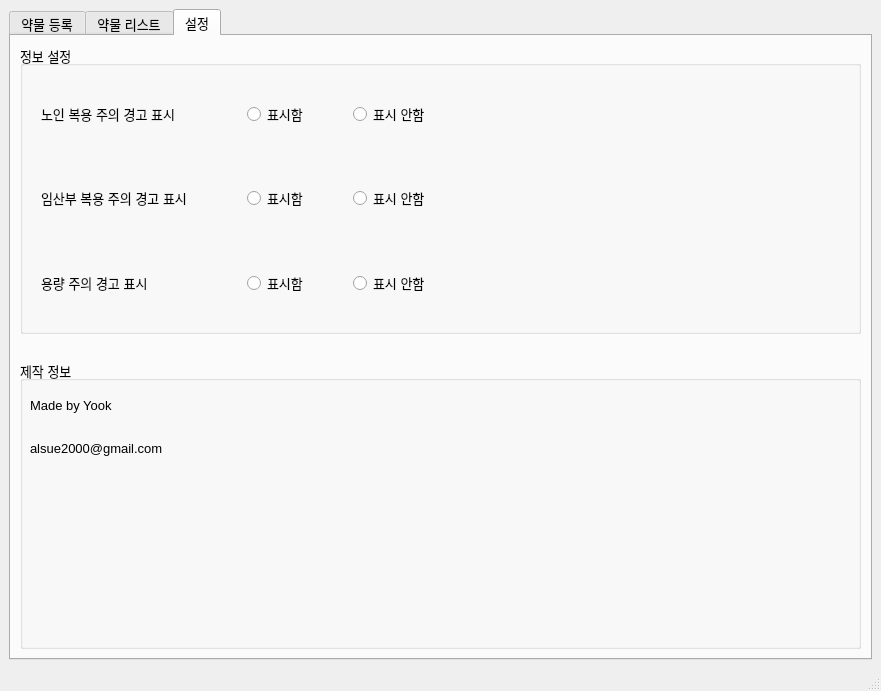
<?xml version="1.0" encoding="UTF-8"?>
<ui version="4.0">
 <class>MainWindow</class>
 <widget class="QMainWindow" name="MainWindow">
  <property name="geometry">
   <rect>
    <x>0</x>
    <y>0</y>
    <width>881</width>
    <height>691</height>
   </rect>
  </property>
  <property name="windowTitle">
   <string>MainWindow</string>
  </property>
  <widget class="QWidget" name="centralwidget">
   <layout class="QGridLayout" name="gridLayout_2">
    <item row="0" column="0">
     <layout class="QGridLayout" name="gridLayout">
      <item row="0" column="0">
       <widget class="QTabWidget" name="tabWidget">
        <property name="font">
         <font>
          <pointsize>10</pointsize>
         </font>
        </property>
        <property name="currentIndex">
         <number>2</number>
        </property>
        <widget class="QWidget" name="tabDrugRegister">
         <attribute name="title">
          <string>약물 등록</string>
         </attribute>
         <layout class="QGridLayout" name="gridLayout_5">
          <item row="0" column="0">
           <layout class="QGridLayout" name="gridLayout_13">
            <item row="0" column="0">
             <widget class="QGroupBox" name="groupBox">
              <property name="sizePolicy">
               <sizepolicy hsizetype="Fixed" vsizetype="Expanding">
                <horstretch>0</horstretch>
                <verstretch>0</verstretch>
               </sizepolicy>
              </property>
              <property name="minimumSize">
               <size>
                <width>280</width>
                <height>0</height>
               </size>
              </property>
              <property name="maximumSize">
               <size>
                <width>280</width>
                <height>16777215</height>
               </size>
              </property>
              <property name="font">
               <font>
                <pointsize>10</pointsize>
               </font>
              </property>
              <property name="title">
               <string>약물 검색</string>
              </property>
              <layout class="QGridLayout" name="gridLayout_15">
               <item row="0" column="0">
                <layout class="QVBoxLayout" name="verticalLayout_2">
                 <property name="spacing">
                  <number>10</number>
                 </property>
                 <property name="leftMargin">
                  <number>20</number>
                 </property>
                 <property name="topMargin">
                  <number>40</number>
                 </property>
                 <property name="rightMargin">
                  <number>20</number>
                 </property>
                 <property name="bottomMargin">
                  <number>40</number>
                 </property>
                 <item>
                  <spacer name="verticalSpacer_2">
                   <property name="orientation">
                    <enum>Qt::Vertical</enum>
                   </property>
                   <property name="sizeHint" stdset="0">
                    <size>
                     <width>20</width>
                     <height>40</height>
                    </size>
                   </property>
                  </spacer>
                 </item>
                 <item alignment="Qt::AlignHCenter">
                  <widget class="QTextEdit" name="TextEditDrugSearch">
                   <property name="sizePolicy">
                    <sizepolicy hsizetype="Fixed" vsizetype="Fixed">
                     <horstretch>0</horstretch>
                     <verstretch>0</verstretch>
                    </sizepolicy>
                   </property>
                   <property name="minimumSize">
                    <size>
                     <width>200</width>
                     <height>30</height>
                    </size>
                   </property>
                   <property name="maximumSize">
                    <size>
                     <width>180</width>
                     <height>30</height>
                    </size>
                   </property>
                  </widget>
                 </item>
                 <item>
                  <spacer name="verticalSpacer">
                   <property name="orientation">
                    <enum>Qt::Vertical</enum>
                   </property>
                   <property name="sizeType">
                    <enum>QSizePolicy::Fixed</enum>
                   </property>
                   <property name="sizeHint" stdset="0">
                    <size>
                     <width>20</width>
                     <height>60</height>
                    </size>
                   </property>
                  </spacer>
                 </item>
                 <item alignment="Qt::AlignHCenter">
                  <widget class="QPushButton" name="buttonSearchDrug">
                   <property name="sizePolicy">
                    <sizepolicy hsizetype="Fixed" vsizetype="Fixed">
                     <horstretch>0</horstretch>
                     <verstretch>0</verstretch>
                    </sizepolicy>
                   </property>
                   <property name="minimumSize">
                    <size>
                     <width>150</width>
                     <height>30</height>
                    </size>
                   </property>
                   <property name="text">
                    <string>검색</string>
                   </property>
                  </widget>
                 </item>
                 <item>
                  <spacer name="verticalSpacer_3">
                   <property name="orientation">
                    <enum>Qt::Vertical</enum>
                   </property>
                   <property name="sizeHint" stdset="0">
                    <size>
                     <width>20</width>
                     <height>40</height>
                    </size>
                   </property>
                  </spacer>
                 </item>
                </layout>
               </item>
              </layout>
             </widget>
            </item>
           </layout>
          </item>
          <item row="0" column="2">
           <layout class="QGridLayout" name="gridLayout_14">
            <item row="0" column="0">
             <widget class="QGroupBox" name="groupBox_2">
              <property name="sizePolicy">
               <sizepolicy hsizetype="Fixed" vsizetype="Expanding">
                <horstretch>0</horstretch>
                <verstretch>0</verstretch>
               </sizepolicy>
              </property>
              <property name="minimumSize">
               <size>
                <width>300</width>
                <height>0</height>
               </size>
              </property>
              <property name="font">
               <font>
                <pointsize>10</pointsize>
               </font>
              </property>
              <property name="title">
               <string>약물 리스트</string>
              </property>
              <layout class="QVBoxLayout" name="verticalLayout_5">
               <property name="leftMargin">
                <number>10</number>
               </property>
               <property name="rightMargin">
                <number>10</number>
               </property>
               <item>
                <layout class="QVBoxLayout" name="verticalLayout_4">
                 <property name="spacing">
                  <number>10</number>
                 </property>
                 <property name="leftMargin">
                  <number>15</number>
                 </property>
                 <property name="topMargin">
                  <number>40</number>
                 </property>
                 <property name="rightMargin">
                  <number>15</number>
                 </property>
                 <property name="bottomMargin">
                  <number>40</number>
                 </property>
                 <item>
                  <widget class="QListWidget" name="ListWidgetDrugList">
                   <property name="sizePolicy">
                    <sizepolicy hsizetype="Fixed" vsizetype="Expanding">
                     <horstretch>0</horstretch>
                     <verstretch>0</verstretch>
                    </sizepolicy>
                   </property>
                   <property name="minimumSize">
                    <size>
                     <width>210</width>
                     <height>400</height>
                    </size>
                   </property>
                  </widget>
                 </item>
                 <item>
                  <spacer name="verticalSpacer_4">
                   <property name="orientation">
                    <enum>Qt::Vertical</enum>
                   </property>
                   <property name="sizeType">
                    <enum>QSizePolicy::Minimum</enum>
                   </property>
                   <property name="sizeHint" stdset="0">
                    <size>
                     <width>20</width>
                     <height>40</height>
                    </size>
                   </property>
                  </spacer>
                 </item>
                 <item alignment="Qt::AlignHCenter">
                  <widget class="QPushButton" name="buttonSelectedDrugRegister">
                   <property name="sizePolicy">
                    <sizepolicy hsizetype="Fixed" vsizetype="Fixed">
                     <horstretch>0</horstretch>
                     <verstretch>0</verstretch>
                    </sizepolicy>
                   </property>
                   <property name="minimumSize">
                    <size>
                     <width>200</width>
                     <height>30</height>
                    </size>
                   </property>
                   <property name="text">
                    <string>선택 약물 등록</string>
                   </property>
                  </widget>
                 </item>
                </layout>
               </item>
              </layout>
             </widget>
            </item>
           </layout>
          </item>
          <item row="0" column="1">
           <spacer name="horizontalSpacer">
            <property name="orientation">
             <enum>Qt::Horizontal</enum>
            </property>
            <property name="sizeType">
             <enum>QSizePolicy::MinimumExpanding</enum>
            </property>
            <property name="sizeHint" stdset="0">
             <size>
              <width>20</width>
              <height>20</height>
             </size>
            </property>
           </spacer>
          </item>
         </layout>
        </widget>
        <widget class="QWidget" name="tabDrugList">
         <attribute name="title">
          <string>약물 리스트</string>
         </attribute>
         <layout class="QGridLayout" name="gridLayout_9">
          <item row="0" column="2">
           <layout class="QGridLayout" name="gridLayout_3">
            <item row="0" column="0">
             <widget class="QGroupBox" name="groupBox_4">
              <property name="sizePolicy">
               <sizepolicy hsizetype="Preferred" vsizetype="Preferred">
                <horstretch>0</horstretch>
                <verstretch>0</verstretch>
               </sizepolicy>
              </property>
              <property name="minimumSize">
               <size>
                <width>0</width>
                <height>100</height>
               </size>
              </property>
              <property name="font">
               <font>
                <pointsize>10</pointsize>
               </font>
              </property>
              <property name="title">
               <string>위험 정보</string>
              </property>
              <layout class="QGridLayout" name="gridLayout_7">
               <item row="0" column="0">
                <layout class="QVBoxLayout" name="verticalLayout_8">
                 <item>
                  <widget class="QListWidget" name="listWidgetDangerDrugInfo">
                   <property name="sizePolicy">
                    <sizepolicy hsizetype="Expanding" vsizetype="Fixed">
                     <horstretch>0</horstretch>
                     <verstretch>0</verstretch>
                    </sizepolicy>
                   </property>
                   <property name="minimumSize">
                    <size>
                     <width>200</width>
                     <height>150</height>
                    </size>
                   </property>
                  </widget>
                 </item>
                </layout>
               </item>
              </layout>
             </widget>
            </item>
            <item row="2" column="0">
             <layout class="QVBoxLayout" name="verticalLayout">
              <item>
               <widget class="QGroupBox" name="groupBox_5">
                <property name="font">
                 <font>
                  <pointsize>10</pointsize>
                 </font>
                </property>
                <property name="title">
                 <string>약물 상세 정보</string>
                </property>
                <layout class="QGridLayout" name="gridLayout_11">
                 <item row="0" column="0">
                  <widget class="QTextBrowser" name="textDrugDetailedInfo">
                   <property name="html">
                    <string>&lt;!DOCTYPE HTML PUBLIC &quot;-//W3C//DTD HTML 4.0//EN&quot; &quot;http://www.w3.org/TR/REC-html40/strict.dtd&quot;&gt;
&lt;html&gt;&lt;head&gt;&lt;meta name=&quot;qrichtext&quot; content=&quot;1&quot; /&gt;&lt;style type=&quot;text/css&quot;&gt;
p, li { white-space: pre-wrap; }
&lt;/style&gt;&lt;/head&gt;&lt;body style=&quot; font-family:'Gulim'; font-size:10pt; font-weight:400; font-style:normal;&quot;&gt;
&lt;p style=&quot;-qt-paragraph-type:empty; margin-top:0px; margin-bottom:0px; margin-left:0px; margin-right:0px; -qt-block-indent:0; text-indent:0px; font-family:'.AppleSystemUIFont'; font-size:13pt;&quot;&gt;&lt;br /&gt;&lt;/p&gt;&lt;/body&gt;&lt;/html&gt;</string>
                   </property>
                  </widget>
                 </item>
                </layout>
               </widget>
              </item>
             </layout>
            </item>
            <item row="1" column="0">
             <spacer name="verticalSpacer_8">
              <property name="orientation">
               <enum>Qt::Vertical</enum>
              </property>
              <property name="sizeType">
               <enum>QSizePolicy::Fixed</enum>
              </property>
              <property name="sizeHint" stdset="0">
               <size>
                <width>20</width>
                <height>15</height>
               </size>
              </property>
             </spacer>
            </item>
           </layout>
          </item>
          <item row="0" column="0">
           <layout class="QGridLayout" name="gridLayout_6">
            <item row="0" column="0">
             <widget class="QGroupBox" name="groupBox_3">
              <property name="sizePolicy">
               <sizepolicy hsizetype="Fixed" vsizetype="Expanding">
                <horstretch>0</horstretch>
                <verstretch>0</verstretch>
               </sizepolicy>
              </property>
              <property name="minimumSize">
               <size>
                <width>280</width>
                <height>0</height>
               </size>
              </property>
              <property name="maximumSize">
               <size>
                <width>280</width>
                <height>16777215</height>
               </size>
              </property>
              <property name="font">
               <font>
                <pointsize>10</pointsize>
               </font>
              </property>
              <property name="title">
               <string>약물 리스트</string>
              </property>
              <layout class="QGridLayout" name="gridLayout_8">
               <item row="0" column="0">
                <layout class="QVBoxLayout" name="verticalLayout_9">
                 <property name="spacing">
                  <number>0</number>
                 </property>
                 <property name="topMargin">
                  <number>20</number>
                 </property>
                 <item alignment="Qt::AlignHCenter">
                  <widget class="QListWidget" name="listWidgetDbDrugList">
                   <property name="sizePolicy">
                    <sizepolicy hsizetype="Fixed" vsizetype="Expanding">
                     <horstretch>0</horstretch>
                     <verstretch>0</verstretch>
                    </sizepolicy>
                   </property>
                   <property name="minimumSize">
                    <size>
                     <width>200</width>
                     <height>0</height>
                    </size>
                   </property>
                   <property name="maximumSize">
                    <size>
                     <width>220</width>
                     <height>16777215</height>
                    </size>
                   </property>
                  </widget>
                 </item>
                 <item>
                  <spacer name="verticalSpacer_5">
                   <property name="orientation">
                    <enum>Qt::Vertical</enum>
                   </property>
                   <property name="sizeType">
                    <enum>QSizePolicy::Fixed</enum>
                   </property>
                   <property name="sizeHint" stdset="0">
                    <size>
                     <width>20</width>
                     <height>15</height>
                    </size>
                   </property>
                  </spacer>
                 </item>
                 <item alignment="Qt::AlignHCenter">
                  <widget class="QPushButton" name="buttonSelectedDrugDelete">
                   <property name="sizePolicy">
                    <sizepolicy hsizetype="Fixed" vsizetype="Fixed">
                     <horstretch>0</horstretch>
                     <verstretch>0</verstretch>
                    </sizepolicy>
                   </property>
                   <property name="minimumSize">
                    <size>
                     <width>170</width>
                     <height>30</height>
                    </size>
                   </property>
                   <property name="font">
                    <font>
                     <pointsize>10</pointsize>
                    </font>
                   </property>
                   <property name="text">
                    <string>선택 약물 삭제</string>
                   </property>
                  </widget>
                 </item>
                 <item>
                  <spacer name="verticalSpacer_6">
                   <property name="orientation">
                    <enum>Qt::Vertical</enum>
                   </property>
                   <property name="sizeType">
                    <enum>QSizePolicy::Fixed</enum>
                   </property>
                   <property name="sizeHint" stdset="0">
                    <size>
                     <width>20</width>
                     <height>10</height>
                    </size>
                   </property>
                  </spacer>
                 </item>
                 <item alignment="Qt::AlignHCenter">
                  <widget class="QPushButton" name="buttonRenew">
                   <property name="sizePolicy">
                    <sizepolicy hsizetype="Fixed" vsizetype="Fixed">
                     <horstretch>0</horstretch>
                     <verstretch>0</verstretch>
                    </sizepolicy>
                   </property>
                   <property name="minimumSize">
                    <size>
                     <width>170</width>
                     <height>30</height>
                    </size>
                   </property>
                   <property name="font">
                    <font>
                     <pointsize>10</pointsize>
                    </font>
                   </property>
                   <property name="text">
                    <string>새로고침</string>
                   </property>
                  </widget>
                 </item>
                </layout>
               </item>
              </layout>
             </widget>
            </item>
           </layout>
          </item>
          <item row="0" column="1">
           <spacer name="horizontalSpacer_2">
            <property name="orientation">
             <enum>Qt::Horizontal</enum>
            </property>
            <property name="sizeType">
             <enum>QSizePolicy::Fixed</enum>
            </property>
            <property name="sizeHint" stdset="0">
             <size>
              <width>20</width>
              <height>20</height>
             </size>
            </property>
           </spacer>
          </item>
         </layout>
        </widget>
        <widget class="QWidget" name="tabSetting">
         <attribute name="title">
          <string>설정</string>
         </attribute>
         <layout class="QGridLayout" name="gridLayout_4">
          <item row="2" column="1">
           <layout class="QGridLayout" name="gridLayout_10">
            <item row="0" column="0">
             <widget class="QGroupBox" name="groupBox_6">
              <property name="font">
               <font>
                <pointsize>10</pointsize>
               </font>
              </property>
              <property name="title">
               <string>제작 정보</string>
              </property>
              <widget class="QLabel" name="label_4">
               <property name="geometry">
                <rect>
                 <x>10</x>
                 <y>30</y>
                 <width>421</width>
                 <height>31</height>
                </rect>
               </property>
               <property name="text">
                <string>Made by Yook</string>
               </property>
              </widget>
              <widget class="QLabel" name="label_5">
               <property name="geometry">
                <rect>
                 <x>10</x>
                 <y>80</y>
                 <width>291</width>
                 <height>16</height>
                </rect>
               </property>
               <property name="text">
                <string>alsue2000@gmail.com</string>
               </property>
              </widget>
             </widget>
            </item>
           </layout>
          </item>
          <item row="0" column="1">
           <layout class="QGridLayout" name="gridLayout_12">
            <item row="0" column="0">
             <widget class="QGroupBox" name="groupBox_7">
              <property name="font">
               <font>
                <pointsize>10</pointsize>
               </font>
              </property>
              <property name="title">
               <string>정보 설정</string>
              </property>
              <layout class="QGridLayout" name="gridLayout_16">
               <item row="2" column="0">
                <layout class="QVBoxLayout" name="verticalLayout_3">
                 <item>
                  <layout class="QHBoxLayout" name="horizontalLayout">
                   <item>
                    <widget class="QWidget" name="widget" native="true">
                     <layout class="QHBoxLayout" name="horizontalLayout_5">
                      <item>
                       <widget class="QLabel" name="label">
                        <property name="sizePolicy">
                         <sizepolicy hsizetype="Fixed" vsizetype="Fixed">
                          <horstretch>0</horstretch>
                          <verstretch>0</verstretch>
                         </sizepolicy>
                        </property>
                        <property name="minimumSize">
                         <size>
                          <width>200</width>
                          <height>0</height>
                         </size>
                        </property>
                        <property name="maximumSize">
                         <size>
                          <width>200</width>
                          <height>16777215</height>
                         </size>
                        </property>
                        <property name="text">
                         <string>노인 복용 주의 경고 표시</string>
                        </property>
                       </widget>
                      </item>
                      <item>
                       <widget class="QRadioButton" name="radioElderTrue">
                        <property name="sizePolicy">
                         <sizepolicy hsizetype="Fixed" vsizetype="Fixed">
                          <horstretch>0</horstretch>
                          <verstretch>0</verstretch>
                         </sizepolicy>
                        </property>
                        <property name="minimumSize">
                         <size>
                          <width>100</width>
                          <height>0</height>
                         </size>
                        </property>
                        <property name="maximumSize">
                         <size>
                          <width>100</width>
                          <height>16777215</height>
                         </size>
                        </property>
                        <property name="text">
                         <string>표시함</string>
                        </property>
                       </widget>
                      </item>
                      <item>
                       <widget class="QRadioButton" name="radioElderFalse">
                        <property name="sizePolicy">
                         <sizepolicy hsizetype="Fixed" vsizetype="Fixed">
                          <horstretch>0</horstretch>
                          <verstretch>0</verstretch>
                         </sizepolicy>
                        </property>
                        <property name="minimumSize">
                         <size>
                          <width>100</width>
                          <height>0</height>
                         </size>
                        </property>
                        <property name="maximumSize">
                         <size>
                          <width>100</width>
                          <height>16777215</height>
                         </size>
                        </property>
                        <property name="text">
                         <string>표시 안함</string>
                        </property>
                       </widget>
                      </item>
                     </layout>
                    </widget>
                   </item>
                   <item>
                    <spacer name="horizontalSpacer_3">
                     <property name="orientation">
                      <enum>Qt::Horizontal</enum>
                     </property>
                     <property name="sizeHint" stdset="0">
                      <size>
                       <width>40</width>
                       <height>20</height>
                      </size>
                     </property>
                    </spacer>
                   </item>
                  </layout>
                 </item>
                 <item>
                  <layout class="QHBoxLayout" name="horizontalLayout_4">
                   <item>
                    <widget class="QWidget" name="widget_3" native="true">
                     <layout class="QHBoxLayout" name="horizontalLayout_8">
                      <item>
                       <widget class="QLabel" name="label_2">
                        <property name="sizePolicy">
                         <sizepolicy hsizetype="Fixed" vsizetype="Fixed">
                          <horstretch>0</horstretch>
                          <verstretch>0</verstretch>
                         </sizepolicy>
                        </property>
                        <property name="minimumSize">
                         <size>
                          <width>200</width>
                          <height>0</height>
                         </size>
                        </property>
                        <property name="maximumSize">
                         <size>
                          <width>200</width>
                          <height>16777215</height>
                         </size>
                        </property>
                        <property name="text">
                         <string>임산부 복용 주의 경고 표시</string>
                        </property>
                       </widget>
                      </item>
                      <item>
                       <widget class="QRadioButton" name="radioPragnantTrue">
                        <property name="sizePolicy">
                         <sizepolicy hsizetype="Fixed" vsizetype="Fixed">
                          <horstretch>0</horstretch>
                          <verstretch>0</verstretch>
                         </sizepolicy>
                        </property>
                        <property name="minimumSize">
                         <size>
                          <width>100</width>
                          <height>0</height>
                         </size>
                        </property>
                        <property name="maximumSize">
                         <size>
                          <width>100</width>
                          <height>16777215</height>
                         </size>
                        </property>
                        <property name="text">
                         <string>표시함</string>
                        </property>
                       </widget>
                      </item>
                      <item>
                       <widget class="QRadioButton" name="radioPragnantFalse">
                        <property name="sizePolicy">
                         <sizepolicy hsizetype="Fixed" vsizetype="Fixed">
                          <horstretch>0</horstretch>
                          <verstretch>0</verstretch>
                         </sizepolicy>
                        </property>
                        <property name="minimumSize">
                         <size>
                          <width>100</width>
                          <height>0</height>
                         </size>
                        </property>
                        <property name="maximumSize">
                         <size>
                          <width>100</width>
                          <height>16777215</height>
                         </size>
                        </property>
                        <property name="text">
                         <string>표시 안함</string>
                        </property>
                       </widget>
                      </item>
                     </layout>
                    </widget>
                   </item>
                   <item>
                    <spacer name="horizontalSpacer_4">
                     <property name="orientation">
                      <enum>Qt::Horizontal</enum>
                     </property>
                     <property name="sizeHint" stdset="0">
                      <size>
                       <width>40</width>
                       <height>20</height>
                      </size>
                     </property>
                    </spacer>
                   </item>
                  </layout>
                 </item>
                 <item>
                  <layout class="QHBoxLayout" name="horizontalLayout_3">
                   <item>
                    <widget class="QWidget" name="widget_5" native="true">
                     <layout class="QHBoxLayout" name="horizontalLayout_10">
                      <item>
                       <widget class="QLabel" name="label_3">
                        <property name="sizePolicy">
                         <sizepolicy hsizetype="Fixed" vsizetype="Fixed">
                          <horstretch>0</horstretch>
                          <verstretch>0</verstretch>
                         </sizepolicy>
                        </property>
                        <property name="minimumSize">
                         <size>
                          <width>200</width>
                          <height>0</height>
                         </size>
                        </property>
                        <property name="maximumSize">
                         <size>
                          <width>200</width>
                          <height>16777215</height>
                         </size>
                        </property>
                        <property name="text">
                         <string>용량 주의 경고 표시</string>
                        </property>
                       </widget>
                      </item>
                      <item>
                       <widget class="QRadioButton" name="radioMaxTrue">
                        <property name="sizePolicy">
                         <sizepolicy hsizetype="Fixed" vsizetype="Fixed">
                          <horstretch>0</horstretch>
                          <verstretch>0</verstretch>
                         </sizepolicy>
                        </property>
                        <property name="minimumSize">
                         <size>
                          <width>100</width>
                          <height>0</height>
                         </size>
                        </property>
                        <property name="maximumSize">
                         <size>
                          <width>100</width>
                          <height>16777215</height>
                         </size>
                        </property>
                        <property name="text">
                         <string>표시함</string>
                        </property>
                       </widget>
                      </item>
                      <item>
                       <widget class="QRadioButton" name="radioMaxFalse">
                        <property name="sizePolicy">
                         <sizepolicy hsizetype="Fixed" vsizetype="Fixed">
                          <horstretch>0</horstretch>
                          <verstretch>0</verstretch>
                         </sizepolicy>
                        </property>
                        <property name="minimumSize">
                         <size>
                          <width>100</width>
                          <height>0</height>
                         </size>
                        </property>
                        <property name="maximumSize">
                         <size>
                          <width>100</width>
                          <height>16777215</height>
                         </size>
                        </property>
                        <property name="text">
                         <string>표시 안함</string>
                        </property>
                       </widget>
                      </item>
                     </layout>
                    </widget>
                   </item>
                   <item>
                    <spacer name="horizontalSpacer_5">
                     <property name="orientation">
                      <enum>Qt::Horizontal</enum>
                     </property>
                     <property name="sizeHint" stdset="0">
                      <size>
                       <width>40</width>
                       <height>20</height>
                      </size>
                     </property>
                    </spacer>
                   </item>
                  </layout>
                 </item>
                </layout>
               </item>
              </layout>
             </widget>
            </item>
           </layout>
          </item>
          <item row="1" column="1">
           <spacer name="verticalSpacer_7">
            <property name="orientation">
             <enum>Qt::Vertical</enum>
            </property>
            <property name="sizeType">
             <enum>QSizePolicy::Fixed</enum>
            </property>
            <property name="sizeHint" stdset="0">
             <size>
              <width>20</width>
              <height>20</height>
             </size>
            </property>
           </spacer>
          </item>
         </layout>
        </widget>
       </widget>
      </item>
     </layout>
    </item>
   </layout>
  </widget>
  <widget class="QStatusBar" name="statusbar"/>
 </widget>
 <resources/>
 <connections/>
</ui>
